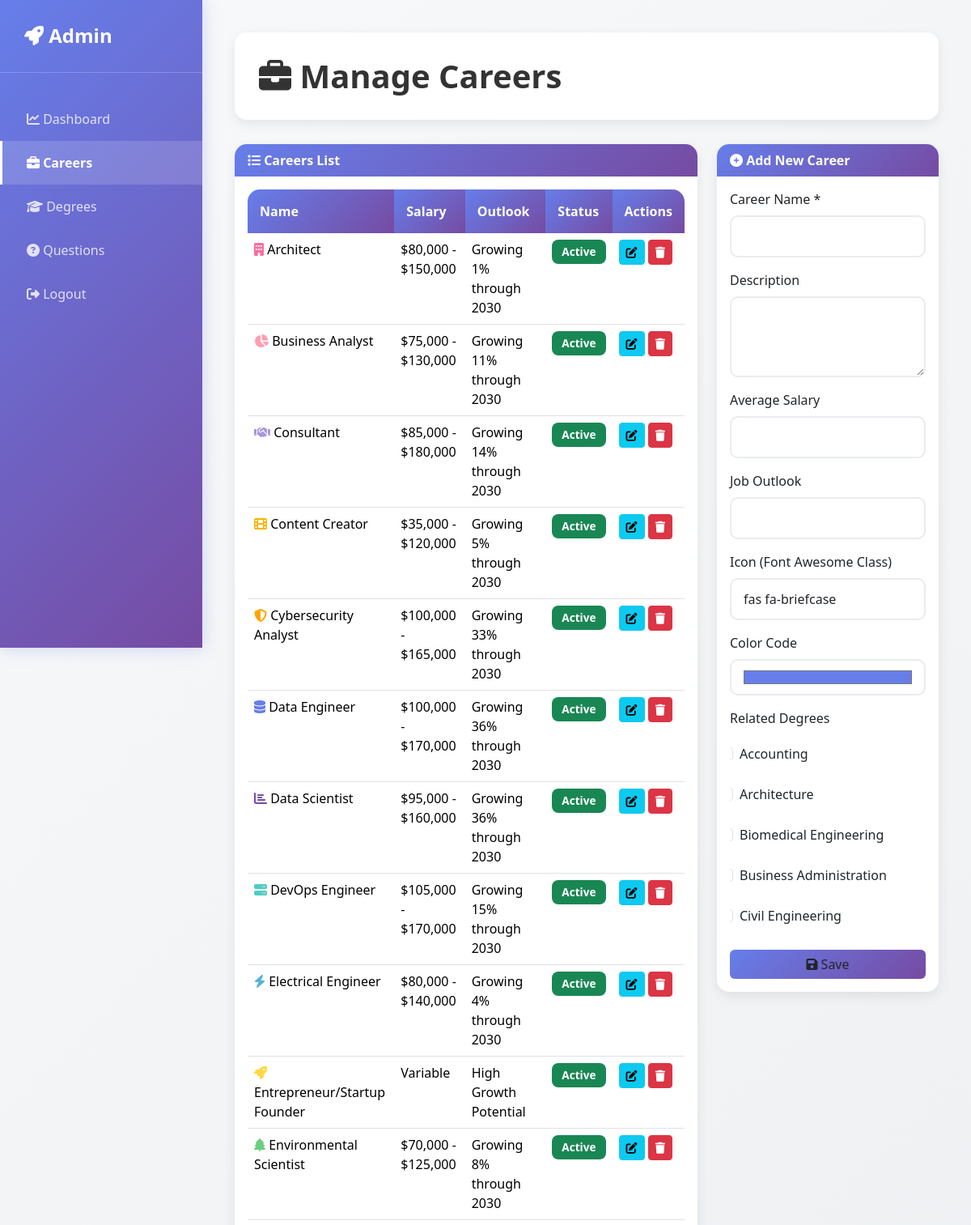
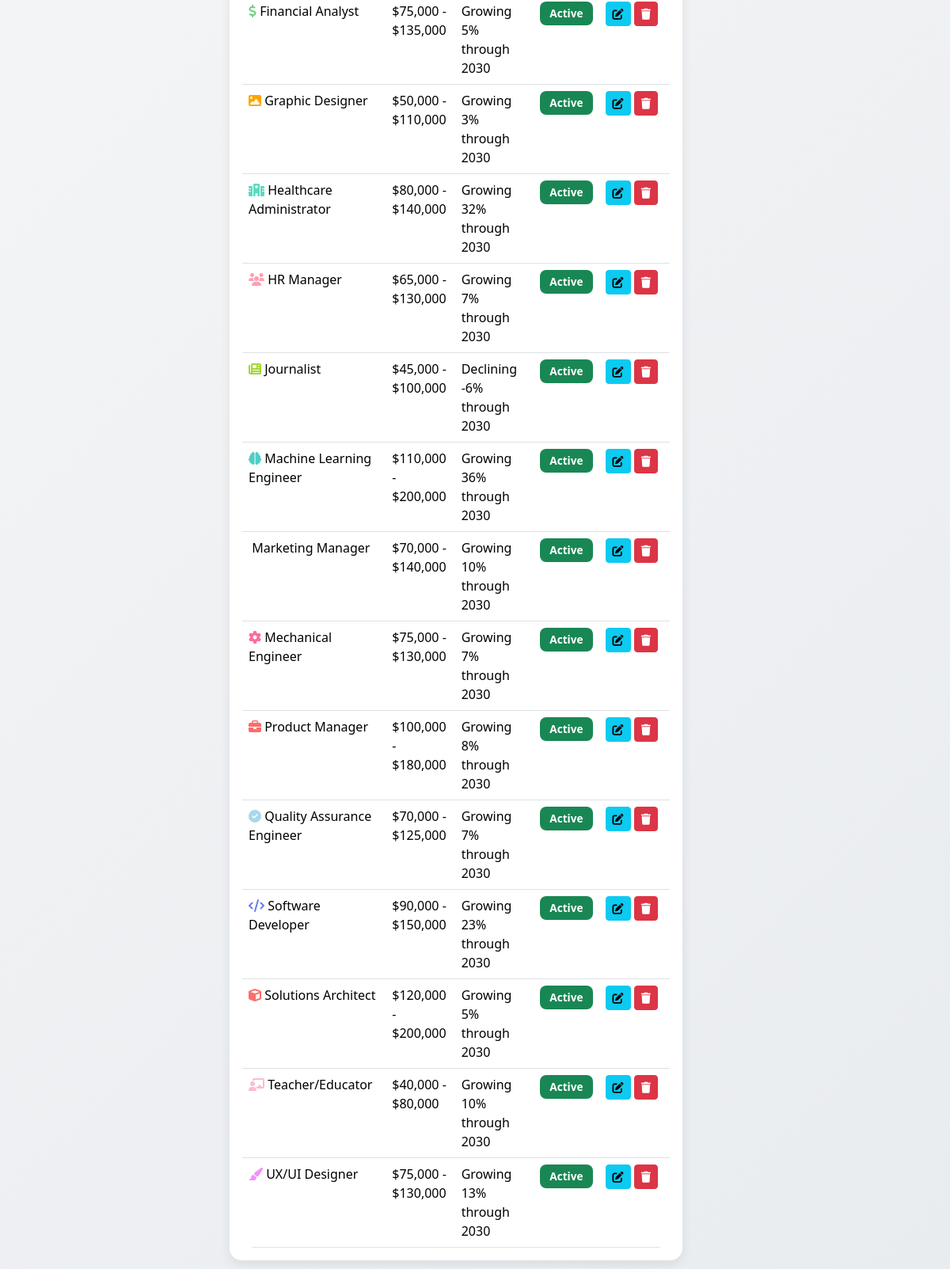
/admin/manage_careers.php (signed in), run on the app's committed database (2 pictures, top to bottom).
### tables this page shows
CREATE TABLE `careers` (
  `id` INT UNSIGNED NOT NULL AUTO_INCREMENT,
  `name` VARCHAR(255) NOT NULL,
  `description` TEXT,
  `average_salary` VARCHAR(100),
  `job_outlook` TEXT,
  `icon` VARCHAR(255),
  `color_code` VARCHAR(7),
  `is_active` BOOLEAN DEFAULT TRUE,
  `created_at` TIMESTAMP NOT NULL DEFAULT CURRENT_TIMESTAMP,
  `updated_at` TIMESTAMP NOT NULL DEFAULT CURRENT_TIMESTAMP ON UPDATE CURRENT_TIMESTAMP,
  PRIMARY KEY (`id`),
  UNIQUE KEY `unique_career_name` (`name`),
  INDEX `idx_careers_active` (`is_active`)
);

CREATE TABLE `degrees` (
  `id` INT UNSIGNED NOT NULL AUTO_INCREMENT,
  `name` VARCHAR(255) NOT NULL,
  `description` TEXT,
  `duration` VARCHAR(100),
  `icon` VARCHAR(255),
  `color_code` VARCHAR(7),
  `is_active` BOOLEAN DEFAULT TRUE,
  `created_at` TIMESTAMP NOT NULL DEFAULT CURRENT_TIMESTAMP,
  `updated_at` TIMESTAMP NOT NULL DEFAULT CURRENT_TIMESTAMP ON UPDATE CURRENT_TIMESTAMP,
  PRIMARY KEY (`id`),
  UNIQUE KEY `unique_degree_name` (`name`),
  INDEX `idx_degrees_active` (`is_active`)
);

### config.php (called while the page is built, shortened)
<?php
function e(string $value): string
{
    return htmlspecialchars($value, ENT_QUOTES, 'UTF-8');
}
    ?>
    <?php
function getAllCareers($pdo, $limit = null, $offset = 0)
{
    $sql = "SELECT * FROM careers ORDER BY name ASC";
    $stmt = $pdo->prepare($sql);
    $stmt->execute();
    return $stmt->fetchAll();
}
function getAllDegrees($pdo, $limit = null, $offset = 0)
{
    $sql = "SELECT * FROM degrees ORDER BY name ASC";
    $stmt = $pdo->prepare($sql);
    $stmt->execute();
    return $stmt->fetchAll();
}

### admin/manage_careers.php (the view, shortened to what this page needs)
<?php
include __DIR__ . '/../config.php';
$action = $_GET['action'] ?? '';
$career = null;
$careers = getAllCareers($pdo);
$all_degrees = getAllDegrees($pdo);
$career_degrees = $career ? getCareerDegrees($pdo, $career['id']) : [];
$career_degree_ids = array_column($career_degrees, 'id');
?>
<!DOCTYPE html>
<html lang="en">
<head>
    <link href="https://cdn.jsdelivr.net/npm/bootstrap@5.3.2/dist/css/bootstrap.min.css" rel="stylesheet">
    <link rel="stylesheet" href="https://cdnjs.cloudflare.com/ajax/libs/font-awesome/6.4.0/css/all.min.css">
</head>
<body>
    <aside class="sidebar">
        <div class="sidebar-header">
            <h3><i class="fas fa-rocket"></i> Admin</h3>
        </div>
        <nav class="sidebar-menu">
            <a href="<?= BASE_URL ?>/admin/dashboard.php" class="nav-link">
                <i class="fas fa-chart-line"></i> Dashboard
            </a>
            <a href="<?= BASE_URL ?>/admin/manage_careers.php" class="nav-link active">
                <i class="fas fa-briefcase"></i> Careers
            </a>
            <a href="<?= BASE_URL ?>/admin/manage_degrees.php" class="nav-link">
                <i class="fas fa-graduation-cap"></i> Degrees
            </a>
            <a href="<?= BASE_URL ?>/admin/manage_questions.php" class="nav-link">
                <i class="fas fa-question-circle"></i> Questions
            </a>
            <a href="<?= BASE_URL ?>/admin/logout.php" class="nav-link">
                <i class="fas fa-sign-out-alt"></i> Logout
            </a>
        </nav>
    </aside>
    <div class="main-content">
        <div class="page-header">
            <h1><i class="fas fa-briefcase"></i> Manage Careers</h1>
        </div>
        <div class="row">
            <div class="col-md-8">
                <div class="card">
                    <div class="card-header">
                        <i class="fas fa-list"></i> Careers List
                    </div>
                    <div class="card-body">
                        <div class="table-responsive">
                            <table class="table table-hover">
                                <thead>
                                    <tr>
                                        <th>Name</th>
                                        <th>Salary</th>
                                        <th>Outlook</th>
                                        <th>Status</th>
                                        <th>Actions</th>
                                    </tr>
                                </thead>
                                <tbody>
                                    <?php if (empty($careers)): ?>
                                        <tr>
                                            <td colspan="5" class="text-center py-4">
                                                <i class="fas fa-inbox text-muted"></i> No careers found
                                            </td>
                                        </tr>
                                    <?php else: ?>
                                        <?php foreach ($careers as $c): ?>
                                            <tr>
                                                <td>
                                                    <i class="<?= e($c['icon']) ?>" style="color: <?= e($c['color_code']) ?>"></i>
                                                    <?= e($c['name']) ?>
                                                </td>
                                                <td><?= e($c['average_salary']) ?></td>
                                                <td><?= e($c['job_outlook']) ?></td>
                                                <td>
                                                    <?php if ($c['is_active']): ?>
                                                        <span class="badge bg-success">Active</span>
                                                    <?php else: ?>
                                                        <span class="badge bg-secondary">Inactive</span>
                                                    <?php endif; ?>
                                                </td>
                                                <td>
                                                    <a href="?action=edit&id=<?= $c['id'] ?>" class="btn btn-sm btn-info">
                                                        <i class="fas fa-edit"></i>
                                                    </a>
                                                    <form method="POST" style="display:inline;" onclick="return confirm('Delete this career?');">
                                                        <button type="submit" class="btn btn-sm btn-danger">
                                                            <i class="fas fa-trash"></i>
                                                        </button>
                                                    </form>
                                                </td>
                                            </tr>
                                        <?php endforeach; ?>
                                    <?php endif; ?>
                                </tbody>
                            </table>
                        </div>
                    </div>
                </div>
            </div>
            <div class="col-md-4">
                <div class="card">
                    <div class="card-header">
                        <i class="fas fa-plus-circle"></i> <?= $action === 'edit' && $career ? 'Edit Career' : 'Add New Career' ?>
                    </div>
                    <div class="card-body">
                        <form method="POST">
                            <div class="mb-3">
                                <label class="form-label">Career Name *</label>
                                <input type="text" class="form-control" name="name" value="<?= $career ? e($career['name']) : e($_POST['name'] ?? '') ?>" required>
                            </div>
                            <div class="mb-3">
                                <label class="form-label">Description</label>
                                <textarea class="form-control" name="description" rows="3"><?= $career ? e($career['description']) : e($_POST['description'] ?? '') ?></textarea>
                            </div>
                            <div class="mb-3">
                                <label class="form-label">Average Salary</label>
                                <input type="text" class="form-control" name="average_salary" value="<?= $career ? e($career['average_salary']) : e($_POST['average_salary'] ?? '') ?>">
                            </div>
                            <div class="mb-3">
                                <label class="form-label">Job Outlook</label>
                                <input type="text" class="form-control" name="job_outlook" value="<?= $career ? e($career['job_outlook']) : e($_POST['job_outlook'] ?? '') ?>">
                            </div>
                            <div class="mb-3">
                                <label class="form-label">Icon (Font Awesome Class)</label>
                                <input type="text" class="form-control" name="icon" placeholder="fas fa-briefcase" value="<?= $career ? e($career['icon']) : e($_POST['icon'] ?? 'fas fa-briefcase') ?>">
                            </div>
                            <div class="mb-3">
                                <label class="form-label">Color Code</label>
                                <input type="color" class="form-control" name="color_code" value="<?= $career ? e($career['color_code']) : e($_POST['color_code'] ?? '#667eea') ?>" style="height: 45px;">
                            </div>
                            <div class="mb-3">
                                <label class="form-label">Related Degrees</label>
                                <div class="form-check-container" style="max-height: 250px; overflow-y: auto;">
                                    <?php foreach ($all_degrees as $degree): ?>
                                        <div class="form-check">
                                            <input class="form-check-input" type="checkbox" name="degrees[]" value="<?= $degree['id'] ?>"
                                                id="degree_<?= $degree['id'] ?>"
                                                <?= in_array($degree['id'], $career_degree_ids) ? 'checked' : '' ?>>
                                            <label class="form-check-label" for="degree_<?= $degree['id'] ?>">
                                                <?= e($degree['name']) ?>
                                            </label>
                                        </div>
                                    <?php endforeach; ?>
                                </div>
                            </div>
                            <div class="d-flex gap-2">
                                <button type="submit" class="btn btn-primary-gradient flex-grow-1">
                                    <i class="fas fa-save"></i> Save
                                </button>
                            </div>
                        </form>
                    </div>
                </div>
            </div>
        </div>
    </div>
</body>
</html>

### admin/manage_careers.php (style rules this page uses)
* { margin: 0; padding: 0; box-sizing: border-box; }
body { font-family: 'Segoe UI', Tahoma, Geneva, Verdana, sans-serif; background: linear-gradient(135deg, #f8f9fa 0%, #e9ecef 100%); }
.sidebar { background: linear-gradient(135deg, #667eea 0%, #764ba2 100%); color: white; min-height: 100vh; padding: 30px 0; position: fixed; width: 250px; left: 0; top: 0; box-shadow: 0 0 20px rgba(102, 126, 234, 0.3); }
.sidebar-header { padding: 0 30px 30px; border-bottom: 1px solid rgba(255, 255, 255, 0.2); margin-bottom: 30px; }
.sidebar-header h3 { font-size: 1.5rem; font-weight: 800; margin: 0; }
.sidebar-menu a { display: block; padding: 15px 30px; color: rgba(255, 255, 255, 0.8); text-decoration: none; transition: all 0.3s ease; border-left: 3px solid transparent; }
.sidebar-menu a.active { background: rgba(255, 255, 255, 0.15); color: white; border-left-color: white; font-weight: 600; }
.main-content { margin-left: 250px; padding: 40px; }
.page-header { background: white; border-radius: 15px; padding: 30px; margin-bottom: 30px; box-shadow: 0 5px 15px rgba(0, 0, 0, 0.08); }
.page-header h1 { color: #333; font-weight: 700; margin: 0; }
.btn-primary-gradient { background: linear-gradient(135deg, #667eea 0%, #764ba2 100%); border: none; transition: all 0.3s ease; }
.card { border: none; border-radius: 15px; box-shadow: 0 5px 15px rgba(0, 0, 0, 0.08); transition: all 0.3s ease; overflow: hidden; }
.card-header { background: linear-gradient(135deg, #667eea 0%, #764ba2 100%); color: white; font-weight: 600; border: none; }
.table-responsive { border-radius: 15px; overflow: hidden; }
.table { margin: 0; border-radius: 15px; }
.table thead th { background: linear-gradient(135deg, #667eea 0%, #764ba2 100%); color: white; font-weight: 600; border: none; padding: 15px; }
.form-control, .form-select { border: 2px solid #e9ecef; border-radius: 10px; padding: 12px 15px; transition: all 0.3s ease; }
.badge { padding: 8px 12px; border-radius: 8px; font-size: 0.85rem; }
.form-check { padding: 12px; border-radius: 10px; transition: all 0.3s ease; }

### data on the page
careers: name "Architect", average_salary "$80,000 - $150,000", job_outlook "Growing 1% through 2030", is_active "Active"
careers: name "Business Analyst", average_salary "$75,000 - $130,000", job_outlook "Growing 11% through 2030", is_active "Active"
careers: name "Consultant", average_salary "$85,000 - $180,000", job_outlook "Growing 14% through 2030", is_active "Active"
careers: name "Content Creator", average_salary "$35,000 - $120,000", job_outlook "Growing 5% through 2030", is_active "Active"
careers: name "Cybersecurity Analyst", average_salary "$100,000 - $165,000", job_outlook "Growing 33% through 2030", is_active "Active"
careers: name "Data Engineer", average_salary "$100,000 - $170,000", job_outlook "Growing 36% through 2030", is_active "Active"
careers: name "Data Scientist", average_salary "$95,000 - $160,000", job_outlook "Growing 36% through 2030", is_active "Active"
careers: name "DevOps Engineer", average_salary "$105,000 - $170,000", job_outlook "Growing 15% through 2030", is_active "Active"
careers: name "Electrical Engineer", average_salary "$80,000 - $140,000", job_outlook "Growing 4% through 2030", is_active "Active"
careers: name "Entrepreneur/Startup Founder", average_salary "Variable", job_outlook "High Growth Potential", is_active "Active"
careers: name "Environmental Scientist", average_salary "$70,000 - $125,000", job_outlook "Growing 8% through 2030", is_active "Active"
careers: name "Financial Analyst", average_salary "$75,000 - $135,000", job_outlook "Growing 5% through 2030", is_active "Active"
careers: name "Graphic Designer", average_salary "$50,000 - $110,000", job_outlook "Growing 3% through 2030", is_active "Active"
careers: name "Healthcare Administrator", average_salary "$80,000 - $140,000", job_outlook "Growing 32% through 2030", is_active "Active"
careers: name "HR Manager", average_salary "$65,000 - $130,000", job_outlook "Growing 7% through 2030", is_active "Active"
careers: name "Journalist", average_salary "$45,000 - $100,000", job_outlook "Declining -6% through 2030", is_active "Active"
careers: name "Machine Learning Engineer", average_salary "$110,000 - $200,000", job_outlook "Growing 36% through 2030", is_active "Active"
careers: name "Marketing Manager", average_salary "$70,000 - $140,000", job_outlook "Growing 10% through 2030", is_active "Active"
careers: name "Mechanical Engineer", average_salary "$75,000 - $130,000", job_outlook "Growing 7% through 2030", is_active "Active"
careers: name "Product Manager", average_salary "$100,000 - $180,000", job_outlook "Growing 8% through 2030", is_active "Active"
careers: name "Quality Assurance Engineer", average_salary "$70,000 - $125,000", job_outlook "Growing 7% through 2030", is_active "Active"
careers: name "Software Developer", average_salary "$90,000 - $150,000", job_outlook "Growing 23% through 2030", is_active "Active"
careers: name "Solutions Architect", average_salary "$120,000 - $200,000", job_outlook "Growing 5% through 2030", is_active "Active"
careers: name "Teacher/Educator", average_salary "$40,000 - $80,000", job_outlook "Growing 10% through 2030", is_active "Active"
careers: name "UX/UI Designer", average_salary "$75,000 - $130,000", job_outlook "Growing 13% through 2030", is_active "Active"
degrees: name "Accounting"
degrees: name "Architecture"
degrees: name "Biomedical Engineering"
degrees: name "Business Administration"
degrees: name "Civil Engineering"
